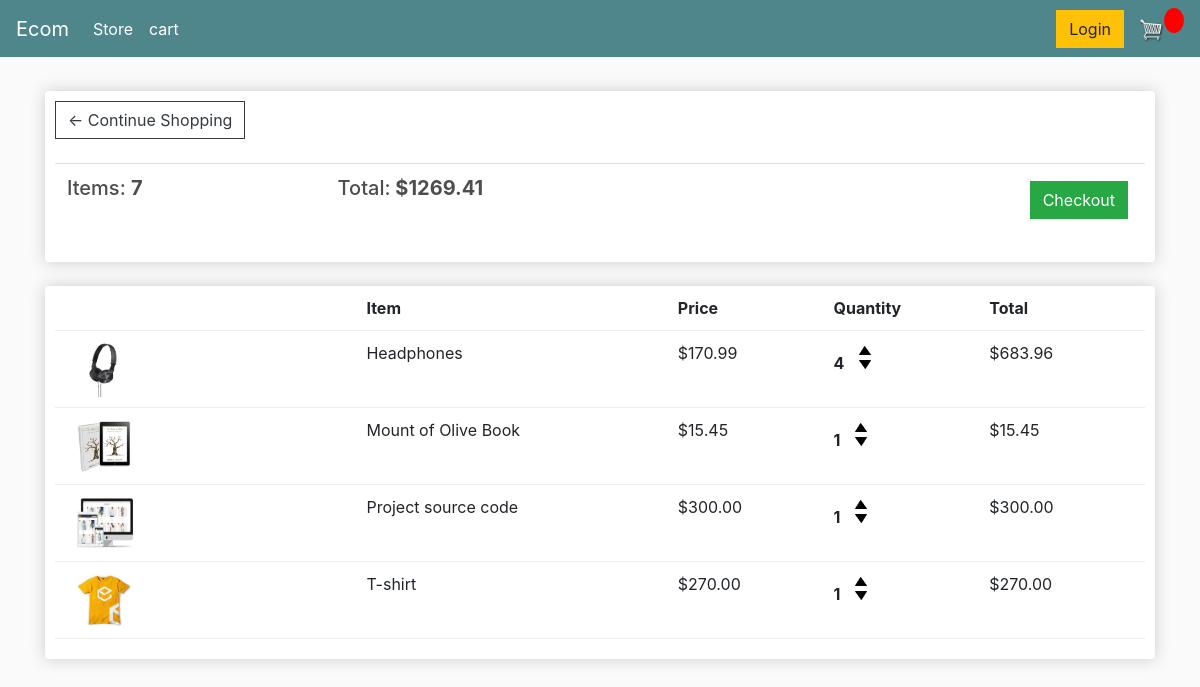
The page /cart/ (signed in) on the database as committed earlier.
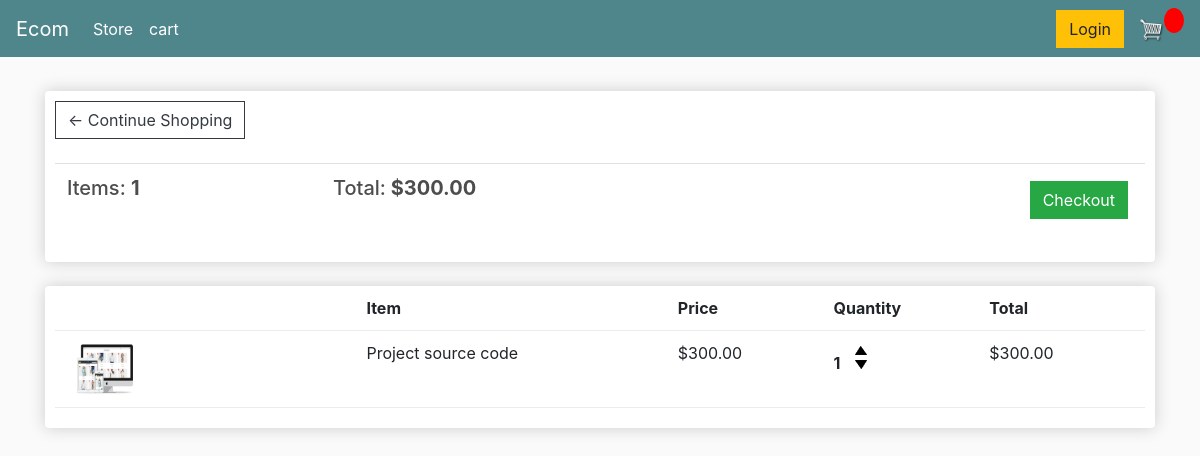
The same page on the database as committed later.
### store/models.py (models this page shows, shortened)
class Order(models.Model):
    customer = models.ForeignKey(Customer, on_delete=models.SET_NULL, blank= True, null = True)
    date_ordered = models.DateTimeField(auto_now_add=True)
    complete = models.BooleanField(default=False, null=True, blank=False)
    transaction_id = models.CharField(max_length=200, null=True)
    @property
    def get_cart_total(self):
        orderitems = self.orderitem_set.all()
        total = sum([item.get_total for item in orderitems])
        return total
    def get_cart_items(self):
        orderitems = self.orderitem_set.all()
        total = sum([item.quantity for item in orderitems])
        return total

class OrderItem(models.Model):
     product = models.ForeignKey(Product, on_delete=models.SET_NULL, blank= True, null = True)
     order = models.ForeignKey(Order, on_delete=models.SET_NULL, blank= True, null = True)
     quantity = models.IntegerField(default=0, null=True, blank=True)
     date_added =models.DateTimeField(auto_now_add=True)
     @property
     def get_total(self):
         total = self.product.price * self.quantity
         return total

class Product(models.Model):
    name= models.CharField(max_length=200, null= True)
    price = models.FloatField()
    digital = models.BooleanField(default=False ,null=True, blank=False)
    image = models.ImageField(null=True, blank=True)
    @property
    def imageURL(self):
        try:
            url = self.image.url
        except:
            url = static('images/placeholder.png')
        return url

### store/views.py (the view)
# urls.py: path('cart/',views.cart, name="cart"),
def cart(request):
	if request.user.is_authenticated:
		customer = request.user.customer
		order, created = Order.objects.get_or_create(customer=customer, complete=False)
		items = order.orderitem_set.all()
	else:
		items = []
		order = {'get_cart_total':0, 'get_cart_items':0, 'shipping':False}
	context = {'items':items, 'order':order}
	return render(request, 'store/cart.html', context)

### store/templates/store/cart.html
{% extends 'store/main.html' %}
{% load static %}
{% block content %}
	<div class="row">
		<div class="col-lg-12">
			<div class="box-element">
				<a  class="btn btn-outline-dark" href="{% url 'store' %}">&#x2190; Continue Shopping</a>
				<br>
				<br>
				<table class="table">
					<tr>
						<th><h5>Items: <strong>{{order.get_cart_items}}</strong></h5></th>
						<th><h5>Total:<strong> ${{order.get_cart_total|floatformat:2}}</strong></h5></th>
						<th>
							<a  style="float:right; margin:5px;" class="btn btn-success" href="{% url 'checkout' %}">Checkout</a>
						</th>
					</tr>
				</table>
			</div>
			<br>
			<div class="box-element">
				<div class="cart-row">
					<div style="flex:2"></div>
					<div style="flex:2"><strong>Item</strong></div>
					<div style="flex:1"><strong>Price</strong></div>
					<div style="flex:1"><strong>Quantity</strong></div>
					<div style="flex:1"><strong>Total</strong></div>
				</div>
				{% for item in items %}
				<div class="cart-row">
					<div style="flex:2"><img class="row-image" src="{{item.product.imageURL}}"></div>
					<div style="flex:2"><p>{{item.product.name}}</p></div>
					<div style="flex:1"><p>${{item.product.price|floatformat:2}}</p></div>
					<div style="flex:1">
						<p class="quantity">{{item.quantity}}</p>
						<div class="quantity">
							<img data-product={{item.product.id}} data-action="add" class="chg-quantity update-cart" src="{% static  'images/arrow-up.png' %}">
							<img data-product={{item.product.id}} data-action="remove" class="chg-quantity update-cart" src="{% static  'images/arrow-down.png' %}">
						</div>
					</div>
					<div style="flex:1"><p>${{item.get_total|floatformat:2}}</p></div>
				</div>
				{% endfor %}
			</div>
		</div>
	</div>
{% endblock content %}

Rows that differ between the two databases and show on the page:
removed OrderItem: product.imageURL (picture), product.name "Headphones", product.price "170.99", quantity "4", get_total "683.96"
removed OrderItem: product.imageURL (picture), product.name "Mount of Olive Book", product.price "15.45", quantity "1", get_total "15.45"
removed OrderItem: product.imageURL (picture), product.name "T-shirt", product.price "270.00", quantity "1", get_total "270.00"
computed for Order: get_cart_items "7" → "1"; get_cart_total "1269.41" → "300.00"
